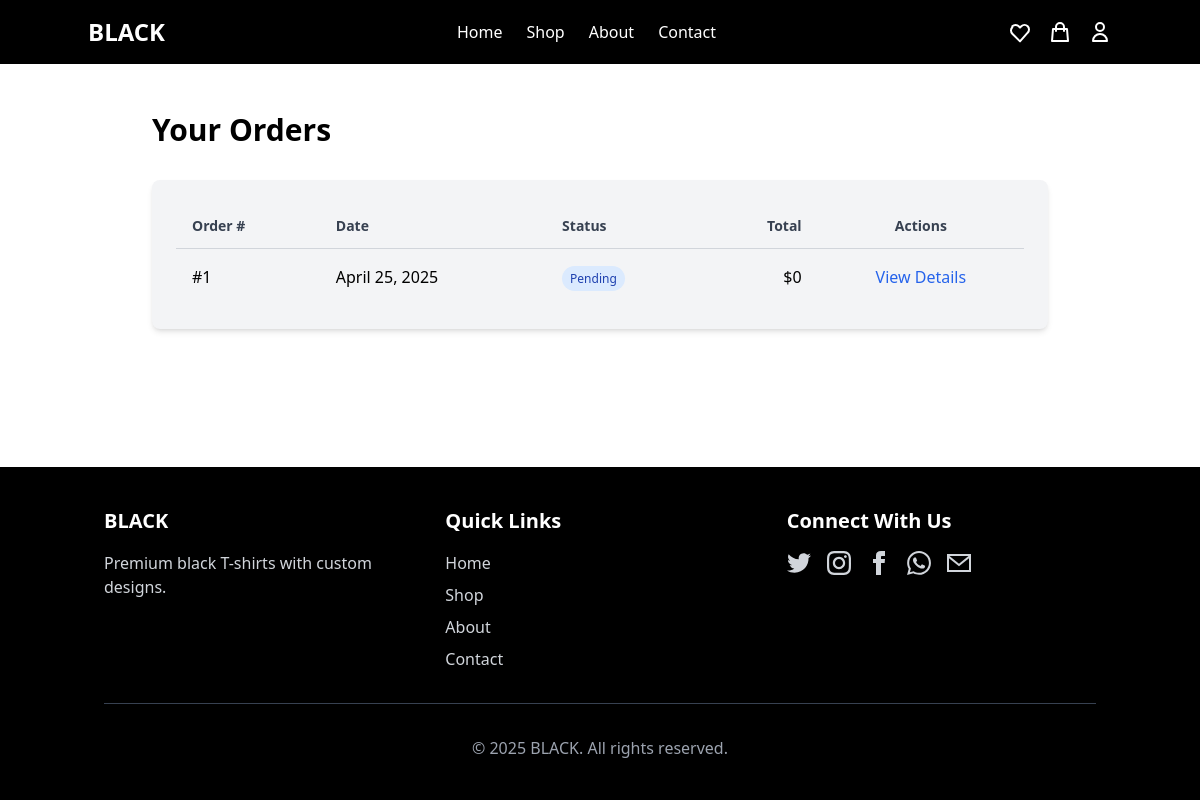
The page /orders/orders/ (signed in) on the database as committed earlier.
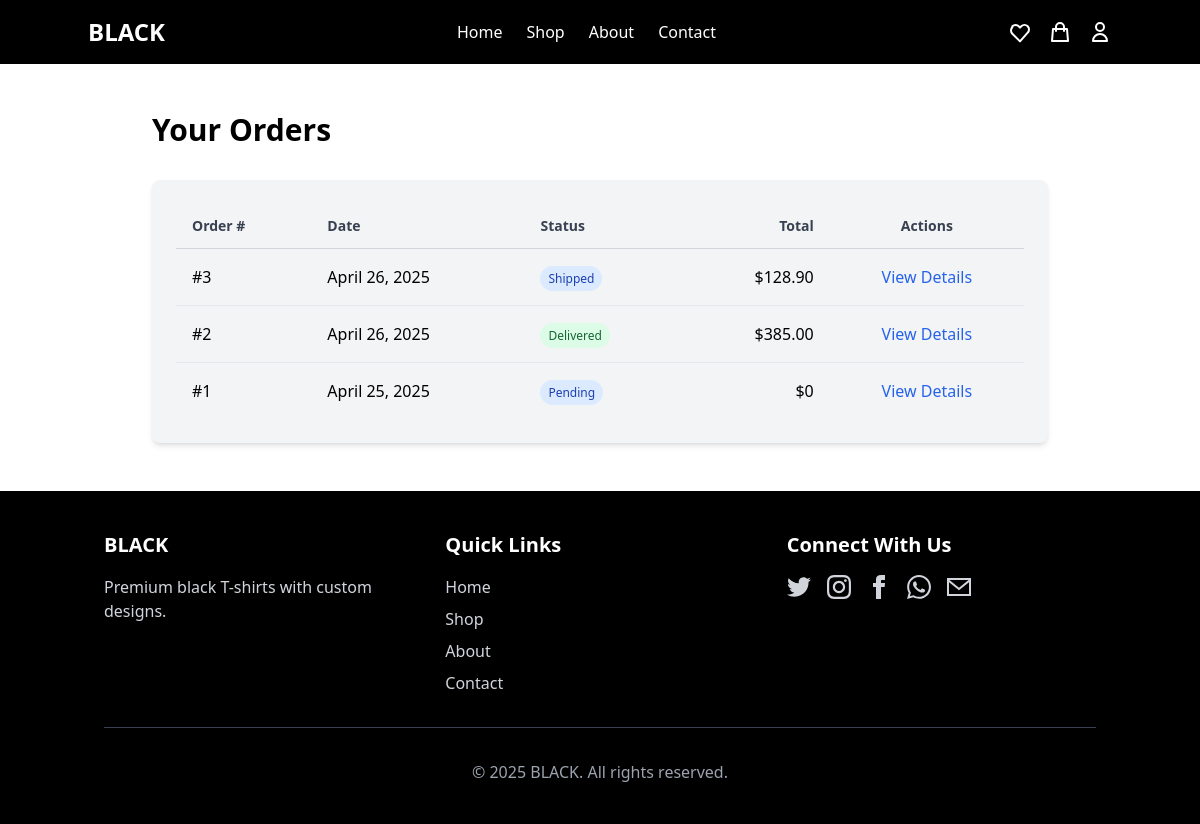
The same page on the database as committed later.
### shop_orders/models.py (models this page shows, shortened)
class Order(models.Model):
    STATUS_CHOICES = [
        ('pending', 'Pending'),
        ('processing', 'Processing'),
        ('shipped', 'Shipped'),
        ('delivered', 'Delivered'),
        ('cancelled', 'Cancelled'),
    ]
    user = models.ForeignKey(User, on_delete=models.SET_NULL, null=True, blank=True)
    first_name = models.CharField(max_length=100)
    last_name = models.CharField(max_length=100)
    email = models.EmailField()
    address = models.CharField(max_length=250)
    city = models.CharField(max_length=100)
    state = models.CharField(max_length=100)
    postal_code = models.CharField(max_length=20)
    country = models.CharField(max_length=100)
    phone = models.CharField(max_length=20)
    status = models.CharField(max_length=20, choices=STATUS_CHOICES, default='pending')
    created_at = models.DateTimeField(auto_now_add=True)
    updated_at = models.DateTimeField(auto_now=True)
    session_id = models.CharField(max_length=255, null=True, blank=True)  # For anonymous users
    class Meta:
        ordering = ['-created_at']
    @property
    def total_cost(self):
        return sum(item.total_price for item in self.items.all())

class OrderItem(models.Model):
    order = models.ForeignKey(Order, related_name='items', on_delete=models.CASCADE)
    product = models.ForeignKey(Product, on_delete=models.SET_NULL, null=True, blank=True)
    custom_design = models.ForeignKey(CustomDesign, on_delete=models.SET_NULL, null=True, blank=True)
    price = models.DecimalField(max_digits=10, decimal_places=2)
    quantity = models.PositiveIntegerField(default=1)
    size = models.CharField(max_length=5, choices=[
        ('S', 'Small'),
        ('M', 'Medium'),
        ('L', 'Large'),
        ('XL', 'Extra Large')
    ], default='M')
    @property
    def total_price(self):
        return self.price * self.quantity

### shop_orders/views.py (the view)
# urls.py: path('orders/', views.order_history, name='order_history'),
@login_required
def order_history(request):
    orders = Order.objects.filter(user=request.user).order_by('-created_at')
    return render(request, 'shop_orders/order_history.html', {'orders': orders})

### shop_core/context_processors.py (called while the page is built, shortened)
def admin_stats(request):
    if not request.path.startswith('/admin/'):
        return {}

### templates/shop_orders/order_history.html (shortened to what this page needs)
{% extends 'base.html' %}
{% block content %}
<div class="container mx-auto px-4 py-12">
    <div class="max-w-4xl mx-auto">
        <h1 class="text-3xl font-bold mb-8">Your Orders</h1>
        {% if orders %}
            <div class="bg-gray-100 p-6 rounded-lg shadow-md">
                <div class="overflow-x-auto">
                    <table class="min-w-full divide-y divide-gray-300">
                        <thead>
                            <tr>
                                <th class="px-4 py-3 text-left text-sm font-semibold text-gray-700">Order #</th>
                                <th class="px-4 py-3 text-left text-sm font-semibold text-gray-700">Date</th>
                                <th class="px-4 py-3 text-left text-sm font-semibold text-gray-700">Status</th>
                                <th class="px-4 py-3 text-right text-sm font-semibold text-gray-700">Total</th>
                                <th class="px-4 py-3 text-center text-sm font-semibold text-gray-700">Actions</th>
                            </tr>
                        </thead>
                        <tbody class="divide-y divide-gray-200">
                            {% for order in orders %}
                            <tr>
                                <td class="px-4 py-4">#{{ order.id }}</td>
                                <td class="px-4 py-4">{{ order.created_at|date:"F j, Y" }}</td>
                                <td class="px-4 py-4">
                                    <span class="px-2 py-1 rounded-full text-xs {% if order.status == 'delivered' %}bg-green-100 text-green-800{% elif order.status == 'cancelled' %}bg-red-100 text-red-800{% else %}bg-blue-100 text-blue-800{% endif %}">{{ order.get_status_display }}</span>
                                </td>
                                <td class="px-4 py-4 text-right">${{ order.total_cost }}</td>
                                <td class="px-4 py-4 text-center">
                                    <a href="{% url 'shop_orders:order_detail' order.id %}" class="text-blue-600 hover:text-blue-800 transition duration-300">View Details</a>
                                </td>
                            </tr>
                            {% endfor %}
                        </tbody>
                    </table>
                </div>
            </div>
        {% endif %}
    </div>
</div>
{% endblock %}

### templates/base.html (shortened to what this page needs)
<!DOCTYPE html>
<html lang="en">
<head>
    {% load static %}
    <script src="https://cdn.tailwindcss.com"></script>
    <link rel="stylesheet" href="https://unpkg.com/aos@next/dist/aos.css" />
    <link rel="stylesheet" type="text/css" href="https://cdn.jsdelivr.net/npm/slick-carousel@1.8.1/slick/slick.css"/>
    <link rel="stylesheet" type="text/css" href="https://cdn.jsdelivr.net/npm/slick-carousel@1.8.1/slick/slick-theme.css"/>
    <link rel="stylesheet" href="{% static 'css/custom.css' %}" />
    <link rel="stylesheet" href="{% static 'css/responsive.css' %}" />
</head>
<body class="bg-white text-black min-h-screen flex flex-col">
    <nav class="bg-black text-white p-4">
        <div class="container mx-auto flex justify-between items-center">
            <a href="{% url 'core:home' %}" class="text-2xl font-bold">BLACK</a>
            <div class="hidden md:flex space-x-6">
                <a href="{% url 'core:home' %}" class="hover:text-gray-300 transition duration-300">Home</a>
                <a href="{% url 'shop_products:product_list' %}" class="hover:text-gray-300 transition duration-300">Shop</a>
                <a href="{% url 'core:about' %}" class="hover:text-gray-300 transition duration-300">About</a>
                <a href="{% url 'core:contact' %}" class="hover:text-gray-300 transition duration-300">Contact</a>
            </div>
            <div class="flex items-center space-x-4">
                <a href="{% url 'shop_products:wishlist' %}" class="hover:text-gray-300 transition duration-300">
                    <svg xmlns="http://www.w3.org/2000/svg" class="h-6 w-6" fill="none" viewBox="0 0 24 24" stroke="currentColor">
                        <path stroke-linecap="round" stroke-linejoin="round" stroke-width="2"
                              d="M4.318 6.318a4.5 4.5 0 016.364 0L12 7.636l1.318-1.318a4.5 4.5 0 116.364 6.364L12 21.364l-7.682-7.682a4.5 4.5 0 010-6.364z" />
                    </svg>
                </a>
                <a href="{% url 'shop_cart:cart_detail' %}" class="hover:text-gray-300 transition duration-300">
                    <svg xmlns="http://www.w3.org/2000/svg" class="h-6 w-6" fill="none" viewBox="0 0 24 24" stroke="currentColor">
                        <path stroke-linecap="round" stroke-linejoin="round" stroke-width="2" d="M16 11V7a4 4 0 00-8 0v4M5 9h14l1 12H4L5 9z" />
                    </svg>
                </a>
                <a href="{% url 'shop_users:login' %}" class="hover:text-gray-300 transition duration-300">
                    <svg xmlns="http://www.w3.org/2000/svg" class="h-6 w-6" fill="none" viewBox="0 0 24 24" stroke="currentColor">
                        <path stroke-linecap="round" stroke-linejoin="round" stroke-width="2" d="M16 7a4 4 0 11-8 0 4 4 0 018 0zM12 14a7 7 0 00-7 7h14a7 7 0 00-7-7z" />
                    </svg>
                </a>
            </div>
        </div>
    </nav>
    <main class="flex-grow">
        {% block content %}{% endblock %}
    </main>
    <footer class="bg-black text-white py-10">
        <div class="container mx-auto px-4">
            <div class="grid grid-cols-1 md:grid-cols-3 gap-8">
                <div>
                    <h3 class="text-xl font-bold mb-4">BLACK</h3>
                    <p class="text-gray-300">Premium black T-shirts with custom designs.</p>
                </div>
                <div>
                    <h3 class="text-xl font-bold mb-4">Quick Links</h3>
                    <ul class="space-y-2">
                        <li><a href="{% url 'core:home' %}" class="text-gray-300 hover:text-white transition duration-300">Home</a></li>
                        <li><a href="{% url 'shop_products:product_list' %}" class="text-gray-300 hover:text-white transition duration-300">Shop</a></li>
                        <li><a href="{% url 'core:about' %}" class="text-gray-300 hover:text-white transition duration-300">About</a></li>
                        <li><a href="{% url 'core:contact' %}" class="text-gray-300 hover:text-white transition duration-300">Contact</a></li>
                    </ul>
                </div>
                <div>
                    <h3 class="text-xl font-bold mb-4">Connect With Us</h3>
                    <div class="flex space-x-4">
                        <a href="#" class="text-gray-300 hover:text-white transition duration-300">
                        </a>
                        <a href="#" class="text-gray-300 hover:text-white transition duration-300">
                        </a>
                        <a href="#" class="text-gray-300 hover:text-white transition duration-300">
                            <svg xmlns="http://www.w3.org/2000/svg" class="h-6 w-6" fill="currentColor" viewBox="0 0 24 24">
                                <path d="M9 8h-3v4h3v12h5v-12h3.642l.358-4h-4v-1.667c0-.955.192-1.333 1.115-1.333h2.885v-5h-3.808c-3.596 0-5.192 1.583-5.192 4.615v3.385z"/>
                            </svg>
                        </a>
                        <a href="https://wa.me/919876543210" class="text-gray-300 hover:text-white transition duration-300">
                        </a>
                        <a href="mailto:contact@blacktshirts.com" class="text-gray-300 hover:text-white transition duration-300">
                            <svg xmlns="http://www.w3.org/2000/svg" class="h-6 w-6" fill="currentColor" viewBox="0 0 24 24">
                                <path d="M0 3v18h24v-18h-24zm21.518 2l-9.518 7.713-9.518-7.713h19.036zm-19.518 14v-11.817l10 8.104 10-8.104v11.817h-20z"/>
                            </svg>
                        </a>
                    </div>
                </div>
            </div>
            <div class="mt-8 pt-8 border-t border-gray-700 text-center text-gray-400">
                <p>&copy; {% now "Y" %} BLACK. All rights reserved.</p>
            </div>
        </div>
    </footer>
</body>
</html>

### static/css/custom.css (style rules this page uses)
body { opacity: 0; transition: opacity 0.5s ease; }
body.loaded { opacity: 1; }

### static/css/responsive.css (style rules this page uses)
@media (min-width: 1025px) { .container { max-width: 1200px; } }

Rows that differ between the two databases and show on the page:
added Order: id "3", created_at "April 26, 2025", status "Shipped", total_cost "128.90"
added Order: id "2", created_at "April 26, 2025", status "Delivered", total_cost "385.00"
